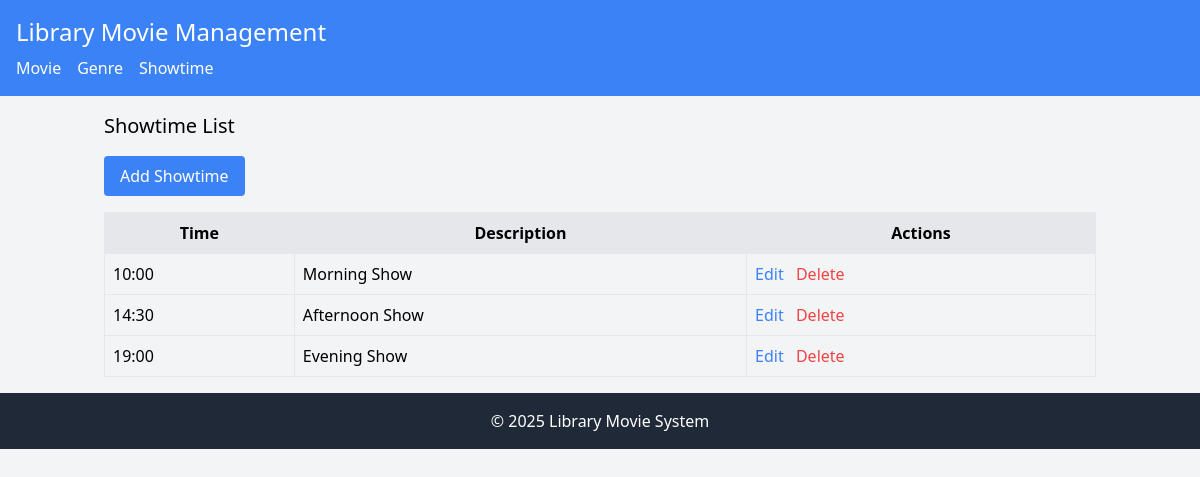
Screenshot of /index.php?entity=showtime with the database file from the repository.
### tables this page shows
CREATE TABLE `showtime` (
  `id` int(11) NOT NULL,
  `time` time NOT NULL,
  `description` varchar(50) DEFAULT NULL
);

### model/Showtime.php (called while the page is built, shortened)
<?php
require_once 'config/Database.php';
class Showtime {
    private $conn;
    private $table = 'showtime';
    public function __construct() {
        $database = new Database();
        $this->conn = $database->getConnection();
    }
    public function getAll() {
        $query = "SELECT * FROM " . $this->table;
        $stmt = $this->conn->prepare($query);
        $stmt->execute();
        return $stmt->fetchAll(PDO::FETCH_ASSOC);
    }
}
?>

### config/Database.php (called while the page is built, shortened)
<?php
class Database {
    private $host = "localhost";
    private $username = "root";
    private $password = "";
    private $database = "cinema";
    public function getConnection() {
        $this->conn = null;
        try {
            $this->conn = new PDO("mysql:host=" . $this->host . ";dbname=" . $this->database, $this->username, $this->password);
            $this->conn->setAttribute(PDO::ATTR_ERRMODE, PDO::ERRMODE_EXCEPTION);
        } catch(PDOException $e) {
            echo "Connection error: " . $e->getMessage();
        }
        return $this->conn;
    }
}
?>

### viewmodel/ShowtimeViewModel.php (called while the page is built, shortened)
<?php
require_once 'model/Showtime.php';
class ShowtimeViewModel {
    private $showtime;
    public function __construct() {
        $this->showtime = new Showtime();
    }
    public function getShowtimeList() {
        return $this->showtime->getAll();
    }
}
?>

### views/showtime_list.php (the view)
<?php
require_once 'views/template/header.php';
?>
<h2 class="text-xl mb-4">Showtime List</h2>
<a href="index.php?entity=showtime&action=add" class="bg-blue-500 text-white px-4 py-2 rounded mb-4 inline-block">Add Showtime</a>
<table class="w-full border">
    <tr class="bg-gray-200">
        <th class="border p-2">Time</th>
        <th class="border p-2">Description</th>
        <th class="border p-2">Actions</th>
    </tr>
    <?php foreach ($showtimeList as $st): ?>
    <tr>
        <td class="border p-2"><?php echo date('H:i', strtotime($st['time'])); ?></td>
        <td class="border p-2"><?php echo htmlspecialchars($st['description']); ?></td>
        <td class="border p-2">
            <a href="index.php?entity=showtime&action=edit&id=<?php echo $st['id']; ?>" class="text-blue-500">Edit</a>
            <a href="index.php?entity=showtime&action=delete&id=<?php echo $st['id']; ?>" class="text-red-500 ml-2" onclick="return confirm('Are you sure?');">Delete</a>
        </td>
    </tr>
    <?php endforeach; ?>
</table>
<?php
require_once 'views/template/footer.php';
?>

### rows the page displays
showtime: time "10:00", description "Morning Show"
showtime: time "14:30", description "Afternoon Show"
showtime: time "19:00", description "Evening Show"
